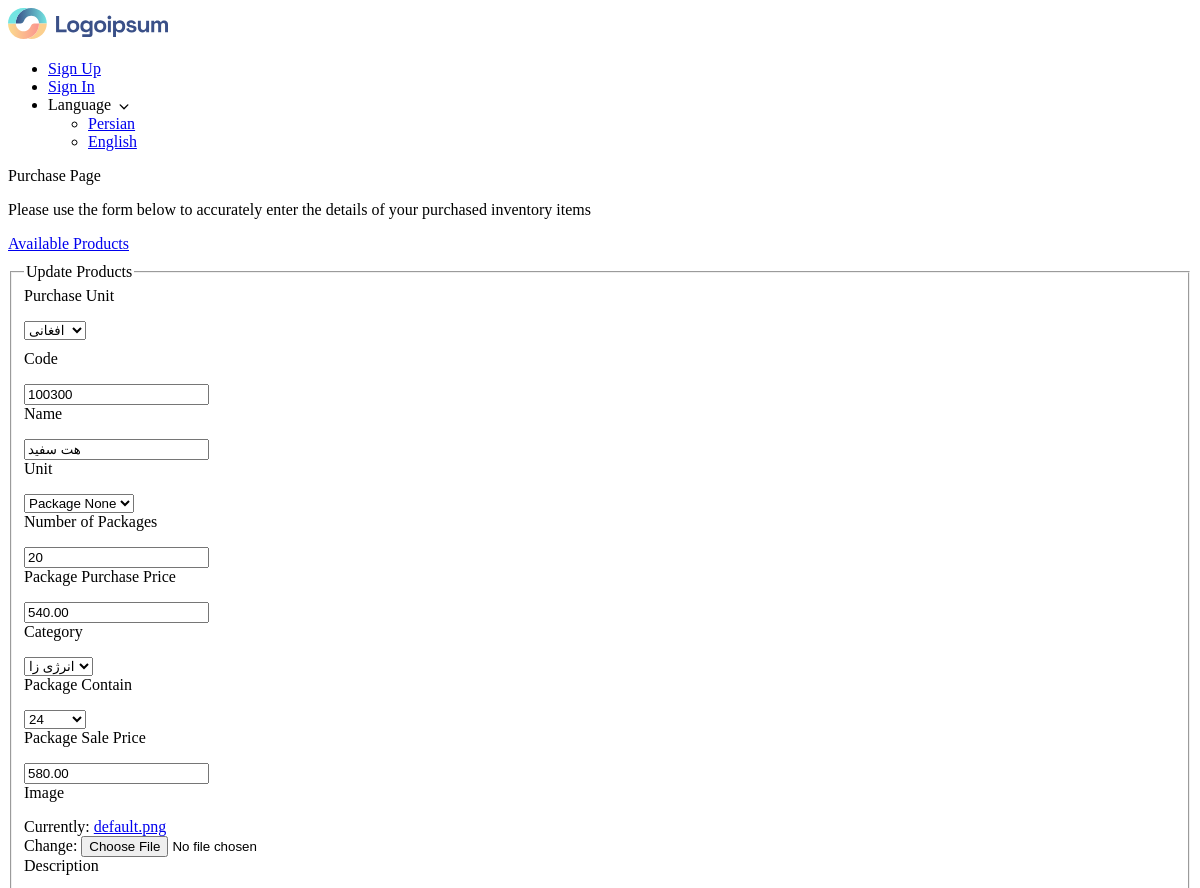
The page /product/23/update (upper part) on the database as committed earlier.
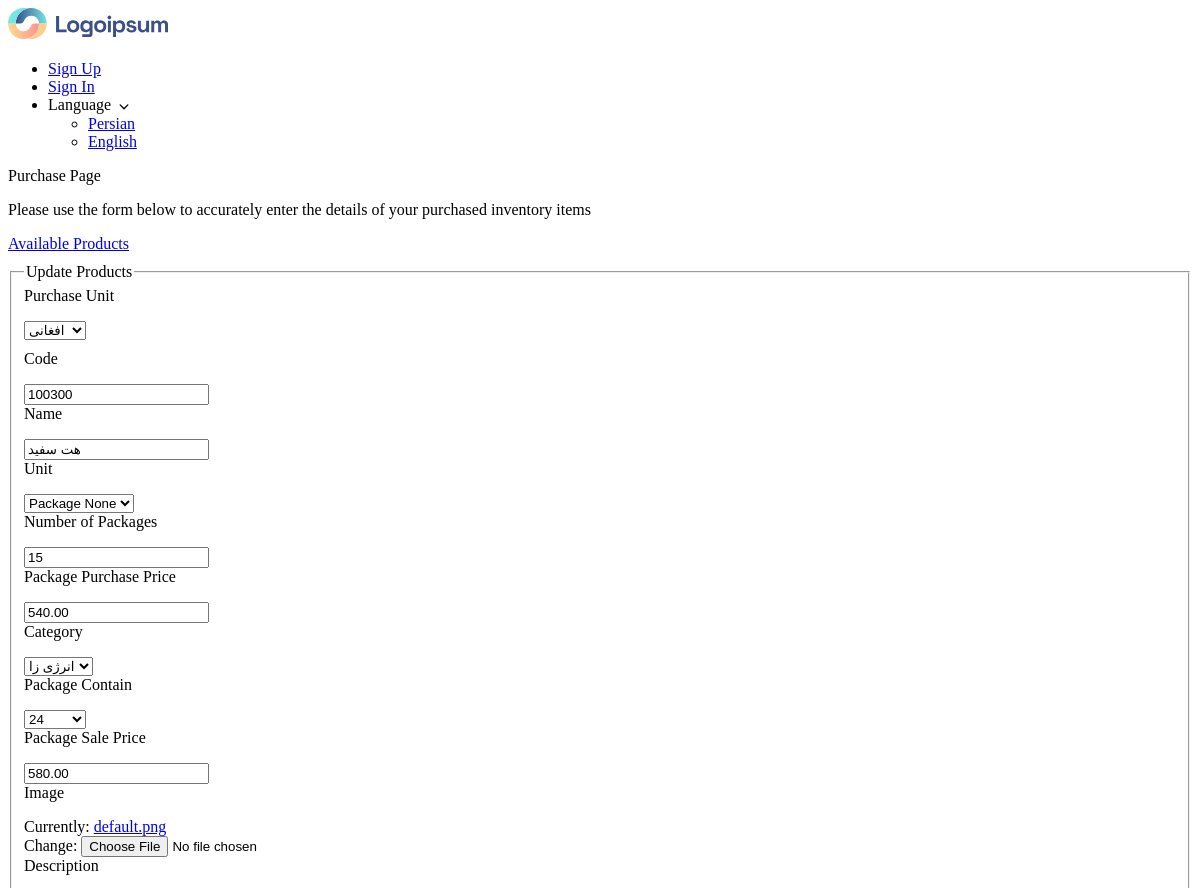
The same page on the database as committed later.
### store/models.py (models this page shows, shortened)
class Products(models.Model):
    NUMBER_CHOICES = [(i, str(i)) for i in range(1, 201)]
    category = models.ForeignKey(Category, on_delete=models.CASCADE)
    code = models.IntegerField(null=True, default=0)
    name = models.CharField(max_length=100)
    unit = models.ForeignKey(BaseUnit, on_delete=models.CASCADE, null=True, blank=True)
    purchase_unit = models.ForeignKey(PurchaseUnit, on_delete=models.CASCADE, null=True, blank=True)
    package_contain = models.PositiveBigIntegerField(choices=NUMBER_CHOICES)
    package_purchase_price = models.DecimalField(max_digits=10, decimal_places=2, null=True)  # entered in USD or AFN
    package_sale_price = models.DecimalField(max_digits=10, decimal_places=2, null=True)  # entered in AFN (display)
    usd_package_sale_price = models.DecimalField(max_digits=10, decimal_places=2, null=True, blank=True)  # ← added
    num_of_packages = models.IntegerField(default=1)
    total_package_price = models.DecimalField(max_digits=10, decimal_places=2, null=True, default=0)
    item_sale_price = models.DecimalField(max_digits=10, decimal_places=2, null=True, default=0)  # in AFN
    num_items = models.IntegerField(default=0)
    stock = models.IntegerField()
    image = models.ImageField(default='default.png', upload_to='item_images')
    description = models.TextField(max_length=200, null=True, blank=True)
    created_at = models.DateTimeField(auto_now_add=True, null=True, blank=True)
    updated_at = models.DateTimeField(auto_now=True, null=True, blank=True)

### store/views.py (the view, shortened to what this page needs)
def update_products(request, pid):
    product = get_object_or_404(Products, pk=pid)
    form = PurchaseForm(instance=product)
    context = {
        'product': product,
        'form': form
    }
    return render(request, 'purchase/purchase.html', context)

### store/forms.py
class PurchaseForm(forms.ModelForm):
    class Meta:
        model = Products
        exclude = ['stock', 'total_package_price', 'item_sale_price', 'usd_package_sale_price']
    def __init__(self, *args, **kwargs):
        super(PurchaseForm, self).__init__(*args, **kwargs)
        for visible in self.visible_fields():
            visible.field.widget.attrs['class'] = "form-input-field"
            visible.field.widget.attrs['placeholder'] = _(visible.field.label)

### store/context_processors.py (called while the page is built)
def cart_context(request):
    try:
        cart = request.session.get('cart', {})
        print("Cart data:", cart)  # Log the cart data
        json.dumps(cart)  # Validate that cart is JSON serializable
        cart_length = len(cart) if cart else 0
        return {
            "cart_length": cart_length
        }
    except Exception as e:
        print("Context Processor Error:", e)
        return {
            "cart_length": 0  # Return a safe default if an error occurs
        }

### store/models.py (called while the page is built)
    def __str__(self):
        return self.name

    def __str__(self):
        return f"{self.name} {self.conversion_to_base}"

    def __str__(self):
        return self.name

### store/templates/purchase/purchase.html (shortened to what this page needs)
{% extends '_base.html' %}
{% load i18n %}
{% load static %}
{% block content %}
<div class="container">
    <div class="heading">
        <p class="title">{% trans 'Purchase Page' %}</p>
        <p class="text">{% trans 'Please use the form below to accurately enter the details of your purchased inventory items' %}</p>
        <div class="action-button" style="margin-bottom: 10px;">
            <a href="{% url 'products_display' %}" class="btn btn-teal add-btn"></i>{% trans 'Available Products' %}</a>
        </div>
    </div>
    <fieldset class="purchase-form">
        <legend>
            {% if form.instance.id %}
            {% trans 'Update Products' %}
            {% else %}
            {% trans 'Add Products' %}
            {% endif %}
        </legend>
        <form
        action="{% if form.instance.id %}{% url 'update-products' pid=form.instance.id %}{% else %}{% url 'purchase' %}{% endif %}"
        method="POST" enctype="multipart/form-data">
        <div class="form-group" style="margin-bottom: 10px;">
            <label for="id_purchase_unit" >{% trans 'Purchase Unit' %}</label>
            {{form.purchase_unit}}
        </div>
        <div class="grid-container">
            <div class="form-group">
                <label for="id_code">{% trans 'Code' %}</label>
                {{ form.code }}
            </div>
            <div class="form-group">
                <label for="id_name">{% trans 'Name' %}</label>
                {{ form.name }}
            </div>
            <div class="form-group">
                <label for="id_unit">{% trans 'Unit' %}</label>
                {{form.unit}}
            </div>
            <div class="form-group">
                <label for="id_num_of_packages">{% trans 'Number of Packages' %}</label>
                {{ form.num_of_packages }}
            </div>
            <div class="form-group">
                <label for="id_package_purchase_price">{% trans 'Package Purchase Price' %}</label>
                {{ form.package_purchase_price }}
            </div>
            <div class="form-group">
                <label for="id_category">{% trans 'Category' %}</label>
                {{ form.category }}
            </div>
            <div class="form-group">
                <label for="id_package_contain">{% trans 'Package Contain' %}</label>
                {{ form.package_contain }}
            </div>
            <div class="form-group">
                <label for="id_package_sale_price">{% trans 'Package Sale Price' %}</label>
                {{ form.package_sale_price }}
            </div>
            <div class="form-group">
                <label for="id_image">{% trans 'Image' %}</label>
                {{ form.image }}
            </div>
        </div>
        <div class="form-group">
            <label for="id_description">{% trans 'Description' %}</label>
        </div>
    </form>
    </fieldset>
</div>
{% endblock content %}

Rows that differ between the two databases and show on the page:
changed Products "افغانی": num_of_packages "20" → "15"
